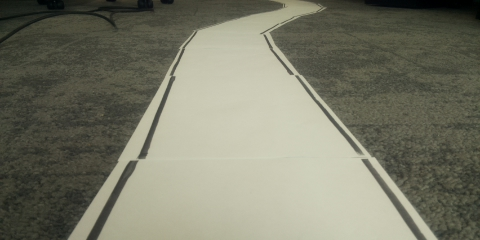
#> input picture DataCollected/IMG0/image_13_55_44.jpg, 480 x 240 px
$ python -i datasetmanipulation.py   (imports and definitions only)
#> lines starting #> are read from the running program, lines starting #| are printed output that depends on the picture

from sklearn.model_selection import train_test_split
import pandas as pd
from sklearn.utils import shuffle
import cv2
import random
import os
import matplotlib.image as mpimg
# Used for image augmentation
from imgaug import augmenters as iaa
import numpy as np
import matplotlib.pyplot as plt


# This performs the actual import of the real data, from the given file paths, in the validation dataset
# [28 lines left out: functions generateAugmentedTrainData, generateValidationData, not called in this run]

# Pre-process the image according to nvidia recommendation
# Change color space to YUV (luma-chroma) color space from RGB
# Slightly blur the image
# Resize the image to be 200 x 66
# https://images.nvidia.com/content/tegra/automotive/images/2016/solutions/pdf/end-to-end-dl-using-px.pdf
def preProcess(img):
    img = img[54:120,:,:]
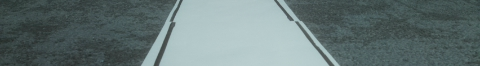
#> img: shape (66, 480, 3); mean of channels 0, 1, 2 116.8, 116.9, 100.6; drawn as B, G, R
    img = cv2.cvtColor(img, cv2.COLOR_RGB2YUV)
#> img: shape (66, 480, 3); mean of channels 0, 1, 2 115.1, 121, 129.7
    img = cv2.GaussianBlur(img,  (3, 3), 0)
#> img: shape (66, 480, 3); mean of channels 0, 1, 2 115.1, 121, 129.8
    img = cv2.resize(img, (200, 66))
#> img: shape (66, 200, 3); mean of channels 0, 1, 2 115.1, 121, 129.8
    img = img/255  # dividing pixel values by 255 to bring pixel values between 0 and 1, smaller values, faster compute
#> img: shape (66, 200, 3) float64; mean of channels 0, 1, 2 0.452, 0.475, 0.509
    return img

# Randomly affects the images dataset (panning around, flipping the image, changing the brightness etc...)
# is a step needed to artificially broaden the dataset when training the model
# [107 lines left out: functions augmentImage, convertDataForProcessing, gatherImageData, getRelativePath, splitDataSet, balanceDataset and 1 more, not called in this run]

>>> import cv2
>>> picture = cv2.cvtColor(cv2.imread('DataCollected/IMG0/image_13_55_44.jpg'), cv2.COLOR_BGR2RGB)
>>> result = preProcess(picture)
